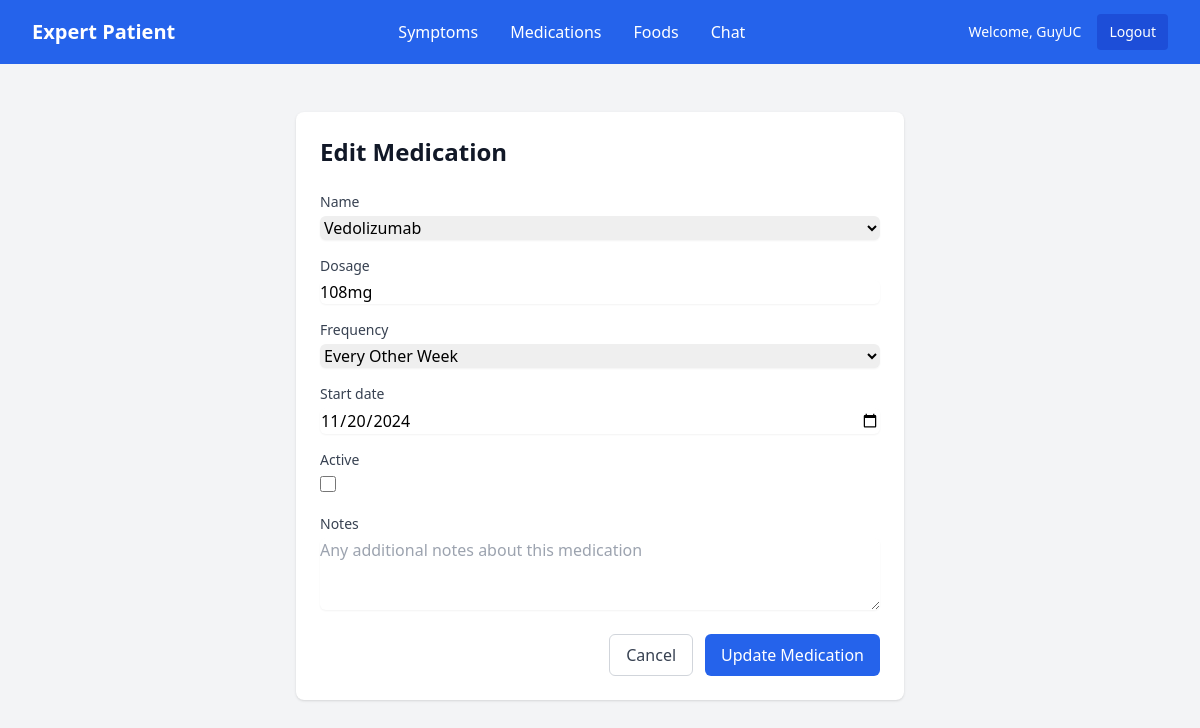
The page /medications/2/edit/ (signed in) on the database its author committed.
### medications/models.py (models this page shows, shortened)
class Medication(models.Model):
    FREQUENCY_CHOICES = [
        ('daily', 'Daily'),
        ('twice_daily', 'Twice Daily'),
        ('three_times_daily', 'Three Times Daily'),
        ('four_times_daily', 'Four Times Daily'),
        ('weekly', 'Weekly'),
        ('every_other_week', 'Every Other Week'),
        ('monthly', 'Monthly'),
        ('as_needed', 'As Needed'),
    ]
    MEDICATION_CHOICES = [
        ('5-ASAs', (
            ('MESALAZINE_ORAL', 'Mesalazine (Oral)'),
            ('MESALAZINE_TOPICAL', 'Mesalazine (Topical)'),
            ('SULFASALAZINE', 'Sulfasalazine'),
            ('BALSALAZIDE', 'Balsalazide'),
            ('OLSALAZINE', 'Olsalazine'),
        )),
        ('Corticosteroids', (
            ('PREDNISOLONE', 'Prednisolone'),
            ('BUDESONIDE', 'Budesonide'),
            ('HYDROCORTISONE', 'Hydrocortisone'),
            ('BECLOMETHASONE', 'Beclomethasone'),
        )),
        ('Immunomodulators', (
            ('AZATHIOPRINE', 'Azathioprine'),
            ('MERCAPTOPURINE', 'Mercaptopurine'),
            ('METHOTREXATE', 'Methotrexate'),
            ('CYCLOSPORINE', 'Cyclosporine'),
            ('TACROLIMUS', 'Tacrolimus'),
        )),
        ('Biologics', (
            ('INFLIXIMAB', 'Infliximab'),
            ('ADALIMUMAB', 'Adalimumab'),
            ('GOLIMUMAB', 'Golimumab'),
            ('VEDOLIZUMAB', 'Vedolizumab'),
            ('USTEKINUMAB', 'Ustekinumab'),
            ('RISANKIZUMAB', 'Risankizumab'),
        )),
        ('JAK Inhibitors', (
            ('TOFACITINIB', 'Tofacitinib'),
            ('UPADACITINIB', 'Upadacitinib'),
        ))
    ]
    user = models.ForeignKey(settings.AUTH_USER_MODEL, on_delete=models.CASCADE)
    name = models.CharField(max_length=50, choices=MEDICATION_CHOICES)
    dosage = models.CharField(max_length=50)
    frequency = models.CharField(max_length=20, choices=FREQUENCY_CHOICES)
    start_date = models.DateField(validators=[validate_past_date])
    active = models.BooleanField(default=True)
    notes = models.TextField(blank=True)
    created_at = models.DateTimeField(default=timezone.now)
    updated_at = models.DateTimeField(auto_now=True)
    class Meta:
        ordering = ['-active', '-start_date']

### medications/views.py (the view, shortened to what this page needs)
# urls.py: path('<int:pk>/edit/', views.MedicationUpdateView.as_view(), name='edit'),
class MedicationUpdateView(LoginRequiredMixin, UpdateView):
    model = Medication
    form_class = MedicationForm
    template_name = 'medications/edit.html'
    success_url = reverse_lazy('medications:list')
    def get_queryset(self):
        return Medication.objects.filter(user=self.request.user)

### medications/templates/medications/edit.html (shortened to what this page needs)
{% extends "base.html" %}
{% block content %}
<div class="max-w-2xl mx-auto px-4 sm:px-6 lg:px-8 py-12">
    <div class="bg-white shadow rounded-lg p-6">
        <h1 class="text-2xl font-bold text-gray-900 mb-6">Edit Medication</h1>
        <form method="post" class="space-y-6">
            <div class="space-y-4">
                {% for field in form %}
                <div>
                    <label for="{{ field.id_for_label }}" class="block text-sm font-medium text-gray-700 mb-1">
                        {{ field.label }}
                    </label>
                    {{ field }}
                </div>
                {% endfor %}
            </div>
            <div class="flex justify-end space-x-3 mt-6">
                <a href="{% url 'medications:list' %}"
                    class="px-4 py-2 border border-gray-300 rounded-md text-gray-700 hover:bg-gray-50">
                    Cancel
                </a>
                <button type="submit" class="px-4 py-2 bg-blue-600 text-white rounded-md hover:bg-blue-700">
                    Update Medication
                </button>
            </div>
        </form>
    </div>
</div>
{% endblock %}

### templates/base.html (shortened to what this page needs)
<!DOCTYPE html>
<html>
<head>
    <script src="https://cdn.tailwindcss.com"></script>
</head>
<body class="bg-gray-100">
    <nav class="bg-blue-600 text-white">
        <div class="max-w-7xl mx-auto px-4 sm:px-6 lg:px-8">
            <div class="flex justify-between h-16 items-center">
                <a href="{% url 'home:home' %}" class="text-xl font-bold">Expert Patient</a>
                <div class="flex justify-center">
                    <a class="px-4" href="{% url 'symptoms:list' %}">Symptoms</a>
                    <a class="px-4" href="{% url 'medications:list' %}">Medications</a>
                    <a class="px-4" href="{% url 'foods:list' %}">Foods</a>
                    <a class="px-4">Chat</a>
                </div>
                {% if user.is_authenticated %}
                <div class="flex items-center space-x-4">
                    <span class="text-sm">Welcome, {{ user.username }}</span>
                    <a href="{% url 'account_logout' %}"
                        class="text-sm bg-blue-700 px-3 py-2 rounded hover:bg-blue-800">
                        Logout
                    </a>
                </div>
                {% endif %}
            </div>
        </div>
    </nav>
    <main class="min-h-screen">
        {% block content %}{% endblock %}
    </main>
</body>
</html>

### rows shown on the page
Medication: form "Vedolizumab" "108mg" "Every Other Week" "11/20/2024"

### other values the page prints
{{ user.username }} "GuyUC"
{{ field.label }} "Name" "Dosage" "Frequency" "Start date" "Active" "Notes"
